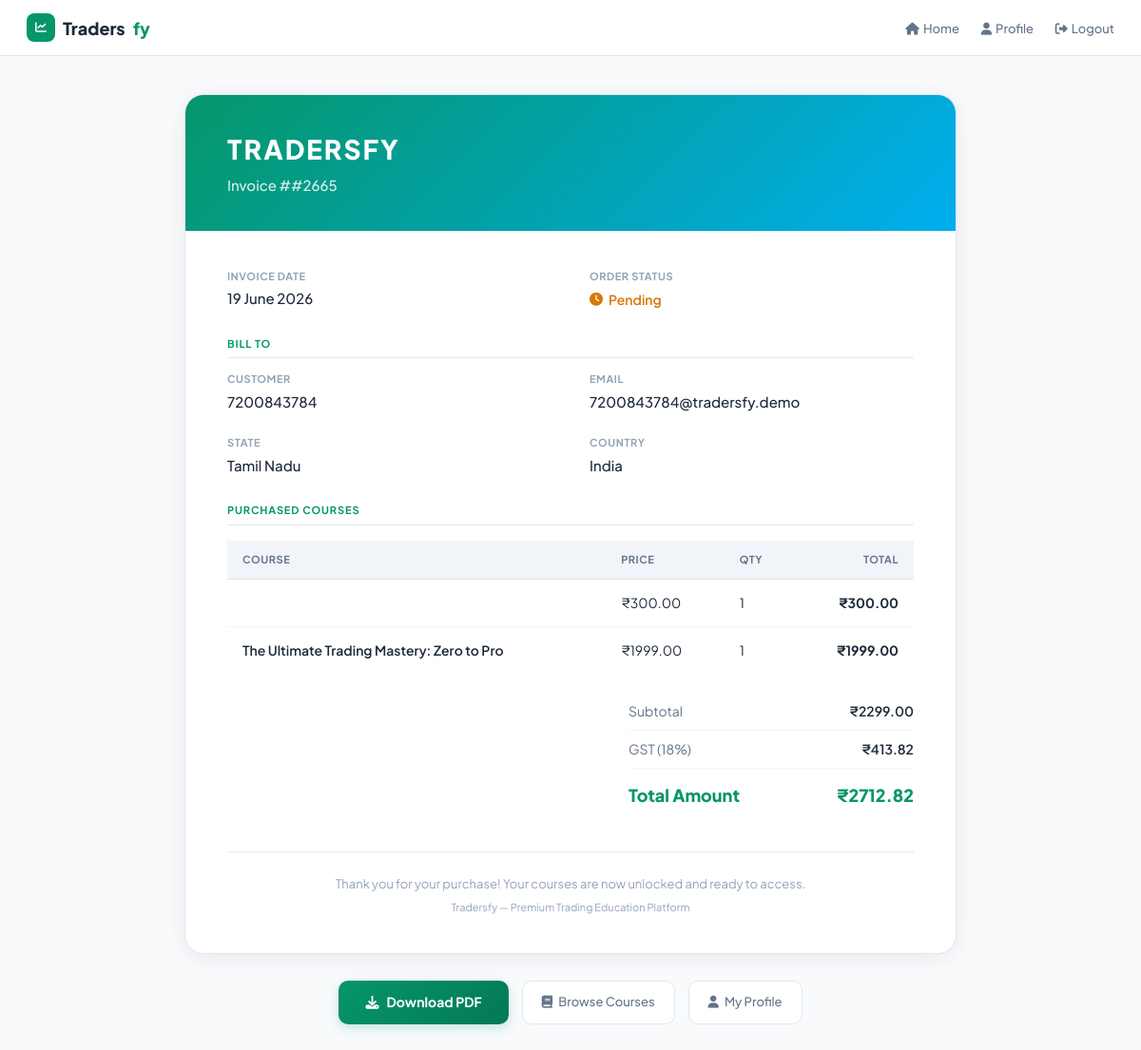
Page /invoice/23/ (signed in) on the committed database.
### core/models.py (models this page shows, shortened)
class Order(models.Model):
    PAYMENT_METHODS = [
        ('Razorpay Gateway', 'Razorpay Gateway'),
        ('UPI', 'UPI'),
        ('Credit/Debit Card', 'Credit/Debit Card'),
    ]
    ORDER_STATUS = [
        ('pending', 'Pending'),
        ('completed', 'Completed'),
        ('failed', 'Failed'),
        ('refunded', 'Refunded'),
    ]
    order_id = models.CharField(max_length=20, unique=True, editable=False)
    user = models.ForeignKey(User, on_delete=models.CASCADE, related_name='orders')
    razorpay_order_id = models.CharField(max_length=100, blank=True, null=True)
    razorpay_payment_id = models.CharField(max_length=100, blank=True, null=True)
    razorpay_signature = models.CharField(max_length=255, blank=True, null=True)
    country = models.CharField(max_length=100, default="India")
    state_union_territory = models.CharField(max_length=100, blank=True, null=True)
    gst_number = models.CharField(verbose_name="GSTIN (Optional)", max_length=15, blank=True, null=True)
    payment_method = models.CharField(max_length=50, choices=PAYMENT_METHODS, default='Razorpay Gateway')
    status = models.CharField(max_length=20, choices=ORDER_STATUS, default='pending')
    original_price = models.DecimalField(max_digits=10, decimal_places=2, default=0.00)
    discount = models.DecimalField(max_digits=10, decimal_places=2, default=0.00)
    tax = models.DecimalField(max_digits=10, decimal_places=2, default=0.00)
    fees = models.DecimalField(max_digits=10, decimal_places=2, default=0.00)
    total = models.DecimalField(max_digits=10, decimal_places=2, default=0.00)
    is_completed = models.BooleanField(default=False)
    created_at = models.DateTimeField(default=timezone.now)
    completed_at = models.DateTimeField(null=True, blank=True)
    class Meta:
        verbose_name_plural = "Orders"
        ordering = ['-created_at']

class OrderItem(models.Model):
    order = models.ForeignKey(Order, on_delete=models.CASCADE, related_name='items')
    course = models.ForeignKey(Course, on_delete=models.SET_NULL, null=True)
    price = models.DecimalField(max_digits=10, decimal_places=2)
    created_at = models.DateTimeField(default=timezone.now)
    class Meta:
        verbose_name_plural = "Order Items"
        ordering = ['-created_at']

class Course(models.Model):
    LANGUAGE_CHOICES = [
        ('Tamil', 'Tamil'),
        ('English', 'English'),
        ('Hindi', 'Hindi'),
        ('Kannada', 'Kannada'),
    ]
    LEVEL_CHOICES = [
        ('Beginner', 'Beginner'),
        ('Intermediate', 'Intermediate'),
        ('Advanced', 'Advanced'),
    ]
    title = models.CharField(max_length=255)
    slug = models.SlugField(unique=True)
    thumbnail_url = models.URLField(max_length=500, blank=True, null=True)
    category = models.CharField(max_length=100, default="Web Design")
    language = models.CharField(max_length=20, choices=LANGUAGE_CHOICES, default='Tamil')
    rating = models.DecimalField(max_digits=3, decimal_places=1, default=5.0)
    review_count = models.IntegerField(default=1000)
    level = models.CharField(max_length=20, choices=LEVEL_CHOICES, default='Beginner')
    duration_hours = models.IntegerField(default=2)
    duration_minutes = models.IntegerField(default=0)
    total_lessons = models.IntegerField(default=10)
    total_quizzes = models.IntegerField(default=10)
    price = models.DecimalField(max_digits=10, decimal_places=2, default=399.00)
    author_name = models.CharField(max_length=100, default="Kevin Marks")
    author_avatar_url = models.URLField(max_length=500, blank=True, null=True)
    short_description = models.TextField(blank=True)
    description = models.TextField(blank=True)
    is_published = models.BooleanField(default=True)
    created_at = models.DateTimeField(default=timezone.now)
    updated_at = models.DateTimeField(auto_now=True)
    expiry_duration_days = models.PositiveIntegerField(default=365, help_text="Duration in days for course access after enrollment")
    prevent_screenshots = models.BooleanField(default=True, help_text="Attempt to block screenshots and screen recording")
    restrict_downloads = models.BooleanField(default=True, help_text="Disable right-click and common download methods")
    class Meta:
        verbose_name_plural = "Courses"
        ordering = ['-created_at']

### core/invoice_views.py (the view)
# urls.py: path('invoice/<int:order_id>/', invoice_page, name='invoice_page'),
@login_required
def invoice_page(request, order_id):
    order = get_object_or_404(Order, id=order_id, user=request.user)
    items = order.items.all()
    context = {
        'order': order,
        'items': items,
    }
    return render(request, 'core/invoice.html', context)

### core/templates/core/invoice.html (shortened to what this page needs)
<!DOCTYPE html>
<html lang="en">
<head>
    <script src="https://cdn.tailwindcss.com"></script>
    <link rel="stylesheet" href="https://cdnjs.cloudflare.com/ajax/libs/font-awesome/6.4.0/css/all.min.css">
</head>
<body>
    <div class="nav-bar">
        <div style="font-size:18px; font-weight:800; color:#1e293b; display:flex; align-items:center; gap:8px;">
            <div style="background:#059669; width:30px; height:30px; border-radius:8px; display:flex; align-items:center; justify-content:center;">
                <i class="fas fa-chart-line" style="color:#fff; font-size:12px;"></i>
            </div>
            Traders<span style="color:#059669;">fy</span>
        </div>
        <div class="nav-links">
            <a href="{% url 'home' %}"><i class="fas fa-home mr-1"></i>Home</a>
            <a href="{% url 'profile' %}"><i class="fas fa-user mr-1"></i>Profile</a>
            <a href="{% url 'logout' %}"><i class="fas fa-sign-out-alt mr-1"></i>Logout</a>
        </div>
    </div>
    <div class="invoice-wrapper">
        <div class="invoice-card">
            <div class="invoice-header">
                <div class="invoice-brand">TRADERSFY</div>
                <div class="invoice-number">Invoice #{{ order.order_id }}</div>
            </div>
            <div class="invoice-body">
                <div class="info-grid" style="margin-bottom:0;">
                    <div>
                        <div class="info-label">Invoice Date</div>
                        <div class="info-value">{{ order.created_at|date:"d F Y" }}</div>
                    </div>
                    <div>
                        <div class="info-label">Order Status</div>
                        <div class="info-value">
                            {% if order.status == 'completed' %}
                                <span class="status-badge status-completed"><i class="fas fa-check-circle"></i>Completed</span>
                            {% elif order.status == 'pending' %}
                                <span class="status-badge status-pending"><i class="fas fa-clock"></i>Pending</span>
                            {% else %}
                                <span class="status-badge status-failed"><i class="fas fa-times-circle"></i>{{ order.status|upper }}</span>
                            {% endif %}
                        </div>
                    </div>
                </div>
                <div class="section-label">Bill To</div>
                <div class="info-grid">
                    <div>
                        <div class="info-label">Customer</div>
                        <div class="info-value">{{ order.user.username }}</div>
                    </div>
                    <div>
                        <div class="info-label">Email</div>
                        <div class="info-value">{{ order.user.email }}</div>
                    </div>
                    <div>
                        <div class="info-label">State</div>
                        <div class="info-value">{{ order.state_union_territory|default:"—" }}</div>
                    </div>
                    <div>
                        <div class="info-label">Country</div>
                        <div class="info-value">{{ order.country|default:"India" }}</div>
                    </div>
                </div>
                <div class="section-label">Purchased Courses</div>
                <table class="items-table">
                    <thead>
                        <tr>
                            <th>Course</th>
                            <th>Price</th>
                            <th>Qty</th>
                            <th style="text-align:right;">Total</th>
                        </tr>
                    </thead>
                    <tbody>
                        {% for item in items %}
                        <tr>
                            <td style="font-weight:600;">{{ item.course.title }}</td>
                            <td>₹{{ item.price }}</td>
                            <td>1</td>
                            <td style="text-align:right; font-weight:700;">₹{{ item.price }}</td>
                        </tr>
                        {% endfor %}
                    </tbody>
                </table>
                <div class="summary-section">
                    <div class="summary-box">
                        <div class="summary-row">
                            <span>Subtotal</span>
                            <span>₹{{ order.original_price }}</span>
                        </div>
                        <div class="summary-row">
                            <span>GST (18%)</span>
                            <span>₹{{ order.tax }}</span>
                        </div>
                        <div class="summary-total">
                            <span>Total Amount</span>
                            <span>₹{{ order.total }}</span>
                        </div>
                    </div>
                </div>
                <div class="invoice-footer">
                    <p>Thank you for your purchase! Your courses are now unlocked and ready to access.</p>
                    <p style="margin-top:6px; font-size:11px;">Tradersfy — Premium Trading Education Platform</p>
                </div>
            </div>
        </div>
        <div class="action-strip">
            <a href="{% url 'download_invoice_pdf' order.id %}" class="btn-download">
                <i class="fas fa-download"></i> Download PDF
            </a>
            <a href="{% url 'course_catalog' %}" class="btn-link">
                <i class="fas fa-book"></i> Browse Courses
            </a>
            <a href="{% url 'profile' %}" class="btn-link">
                <i class="fas fa-user"></i> My Profile
            </a>
        </div>
    </div>
</body>
</html>

### core/templates/core/invoice.html (style rules this page uses)
* { box-sizing: border-box; }
body { background-color: #f8fafc; color: #1e293b; font-family: 'Plus Jakarta Sans', sans-serif; margin: 0; min-height: 100vh; }
.nav-bar { background: #ffffff; border-bottom: 1px solid #e2e8f0; padding: 14px 28px; display: flex; justify-content: space-between; align-items: center; position: sticky; top: 0; z-index: 100; }
.nav-links a { color: #64748b; text-decoration: none; font-size: 13px; font-weight: 500; margin-left: 20px; transition: color 0.15s; }
.invoice-wrapper { max-width: 860px; margin: 40px auto; padding: 0 24px 60px; }
.invoice-card { background: #ffffff; border: 1px solid #e2e8f0; border-radius: 20px; overflow: hidden; box-shadow: 0 4px 24px rgba(15,23,42,.07); }
.invoice-header { background: linear-gradient(135deg, #059669 0%, #00AEEF 100%); color: #ffffff; padding: 36px 44px; }
.invoice-brand { font-size: 28px; font-weight: 900; letter-spacing: 2px; }
.invoice-number { font-size: 15px; opacity: 0.85; margin-top: 6px; font-weight: 500; }
.invoice-body { padding: 40px 44px; }
.section-label { font-size: 11px; font-weight: 700; text-transform: uppercase; letter-spacing: 0.08em; color: #059669; margin-bottom: 14px; margin-top: 28px; padding-bottom: 6px; border-bottom: 1px solid #e2e8f0; }
.info-grid { display: grid; grid-template-columns: 1fr 1fr; gap: 24px 40px; margin-bottom: 8px; }
.info-label { font-size: 11px; font-weight: 700; text-transform: uppercase; letter-spacing: 0.05em; color: #94a3b8; margin-bottom: 4px; }
.info-value { font-size: 15px; font-weight: 500; color: #1e293b; }
.items-table { width: 100%; border-collapse: collapse; margin: 16px 0 4px; }
.items-table thead tr { background: #f1f5f9; }
.items-table th { padding: 12px 16px; text-align: left; font-size: 11px; font-weight: 700; text-transform: uppercase; letter-spacing: 0.05em; color: #64748b; border-bottom: 1px solid #e2e8f0; }
.items-table td { padding: 14px 16px; font-size: 14px; color: #1e293b; border-bottom: 1px solid #f1f5f9; }
.items-table tbody tr:last-child td { border-bottom: none; }
.summary-section { display: flex; justify-content: flex-end; margin-top: 20px; }
.summary-box { width: 300px; }
.summary-row { display: flex; justify-content: space-between; padding: 9px 0; font-size: 14px; border-bottom: 1px solid #f1f5f9; color: #64748b; }
.summary-row span:last-child { font-weight: 600; color: #1e293b; }
.summary-total { display: flex; justify-content: space-between; padding: 14px 0 6px; font-size: 18px; font-weight: 800; color: #059669; }
.status-badge { display: inline-flex; align-items: center; gap: 6px; font-size: 14px; font-weight: 600; }
.status-pending { color: #d97706; }
.invoice-footer { margin-top: 40px; padding-top: 24px; border-top: 1px solid #e2e8f0; text-align: center; font-size: 13px; color: #94a3b8; }
.action-strip { margin-top: 28px; display: flex; justify-content: center; gap: 14px; flex-wrap: wrap; }
.btn-download { background: linear-gradient(135deg, #059669 0%, #047857 100%); color: #ffffff; padding: 12px 28px; border-radius: 10px; font-weight: 700; font-size: 14px; text-decoration: none; display: inline-flex; align-items: center; gap: 8px; transition: all 0.2s; box-shadow: 0 4px 12px rgba(5,150,105,0.2); }
.btn-link { color: #64748b; text-decoration: none; font-size: 13px; font-weight: 500; display: inline-flex; align-items: center; gap: 6px; padding: 12px 20px; border-radius: 10px; border: 1px solid #e2e8f0; background: #ffffff; transition: all 0.15s; }

### rows in the picture
Order: order_id "#2665", created_at "19 June 2026", user.username "7200843784", user.email "7200843784@tradersfy.demo", state_union_territory "Tamil Nadu", country "India", original_price "2299.00", tax "413.82", total "2712.82"
OrderItem: price "300.00"
OrderItem: course "The Ultimate Trading Mastery: Zero to Pro", price "1999.00"
